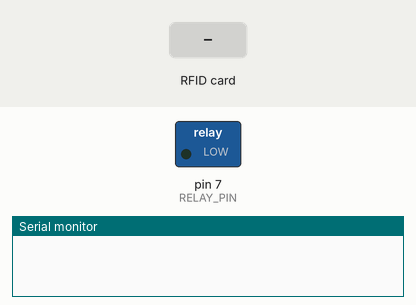
A sketch run on a simulated Arduino Uno, built with avr-gcc and run on an emulated ATmega328P. Parts: switched loads named in the sketch (green lamp = pin HIGH), the last lines printed to the serial monitor. Inputs (shaded band) come from the test bench. Pins used as bus, display or sensor lines are not drawn.

Above: at 1.2 s.
1.3 s: RFID card EC 00 D8 32 held to the reader
At 1.6 s:
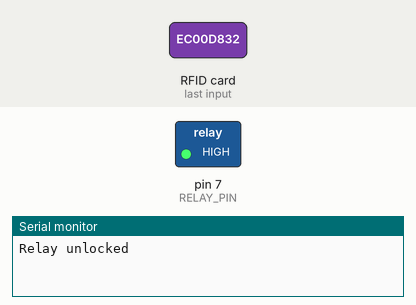
Timing chart, 0 to 8.8 s (numbered marks = the images above; inputs shaded):
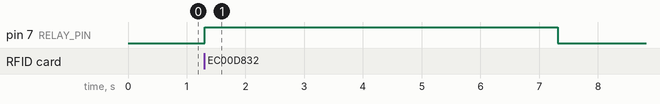

Measured:
- after the input at 1.3 s, pin 7 (RELAY_PIN): LOW → HIGH at once, → LOW 6.0 s later

The sketch:

rfidV2.ino
```cpp
#include <SPI.h>
#include <MFRC522.h>

#define SS_PIN 10
#define RST_PIN 9

MFRC522 mfrc522(SS_PIN, RST_PIN);

#define RELAY_PIN 7

byte MASTER_CARD_UID[4] = { 0xEC, 0x00, 0xD8, 0x32 };
byte MASTER_CARD2_UID[4] = { 0x83, 0x46, 0xF9, 0x14 };
unsigned long unlockStartTime = 0;
const unsigned long unlockDuration = 6000;  // 1 minute is 60000 ms

void setup() {
  Serial.begin(9600);
  SPI.begin();
  mfrc522.PCD_Init();

  pinMode(RELAY_PIN, OUTPUT);
  digitalWrite(RELAY_PIN, LOW);  // Initialize relay as locked
}

void loop() {
  if (mfrc522.PICC_IsNewCardPresent() && mfrc522.PICC_ReadCardSerial()) {
    byte cardUID[4];
    for (byte i = 0; i < 4; i++) {
      cardUID[i] = mfrc522.uid.uidByte[i];
    }

    if (isMasterCard(cardUID)) {
      if (isRelayLocked()) {
        unlockRelay();
        delay(500);
      } else {
        lockRelay();
        delay(500);

      }
    }
  }

  if (!isRelayLocked() && millis() - unlockStartTime >= unlockDuration) {
    lockRelay();
  }
}

bool isMasterCard(byte cardUID[4]) {
  for (byte i = 0; i < 4; i++) {
    if (cardUID[i] != MASTER_CARD_UID[i] && cardUID[i] != MASTER_CARD2_UID[i]) {
      return false;
    }
  }
  return true;
}

bool isRelayLocked() {
  return digitalRead(RELAY_PIN) == LOW;
}

void unlockRelay() {
  digitalWrite(RELAY_PIN, HIGH);  // Unlock the relay
  unlockStartTime = millis();
  Serial.println("Relay unlocked");
}

void lockRelay() {
  digitalWrite(RELAY_PIN, LOW);  // Lock the relay
  Serial.println("Relay locked");
}
```
